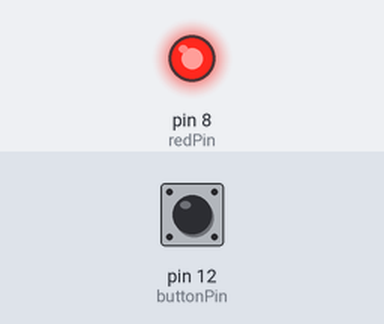
Bench run of a sketch on a simulated Arduino Uno, built with avr-gcc and run on an emulated ATmega328P. Shown: output pins drawn as LEDs (lit = HIGH). Inputs (shaded band) come from the test bench; at power-on: pin 12 (buttonPin) HIGH.

Above: at 1.2 s.
1.3 s: pin 12 (buttonPin) pulled LOW for 0.15 s
At 2.7 s:
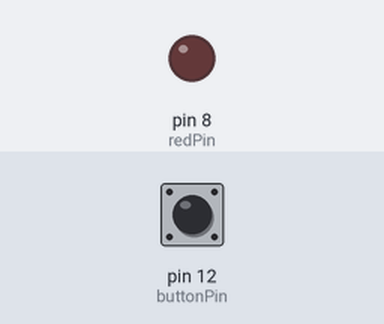
3.0 s: pin 12 (buttonPin) pulled LOW for 1 s
At 4.6 s:
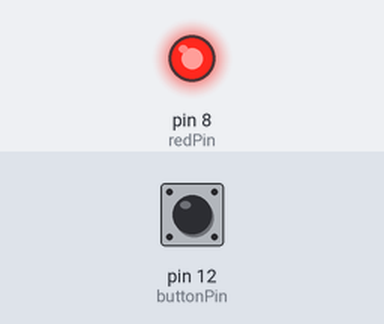
5.5 s: pin 12 (buttonPin) pulled LOW for 3.2 s
At 9.4 s:
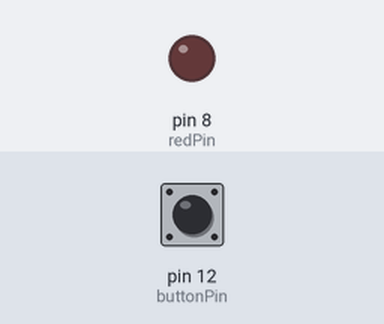
Timing chart, 0 to 10.9 s (numbered marks = the images above; inputs shaded):
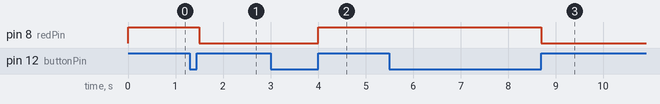

The sketch:

LEDSwitch.ino
```cpp
int redPin = 8;
int buttonPin = 12;
int dt = 100;
int status = false;

void setup() {
  // put your setup code here, to run once:
  Serial.begin(9600);
  pinMode(redPin, OUTPUT);
  pinMode(buttonPin, INPUT_PULLUP);
}

void loop() {

  if (digitalRead(buttonPin) == true) {
    status = ! status;
    digitalWrite(redPin, status);
  }
  while (digitalRead(buttonPin) == true);
  delay(dt);
}
```

Measured:
- after the input at 1.3 s, pin 8 (redPin): HIGH → LOW after 0.20 s
- after the input at 3.0 s, pin 8 (redPin): LOW → HIGH after 1.0 s
- after the input at 5.5 s, pin 8 (redPin): HIGH → LOW after 3.2 s
